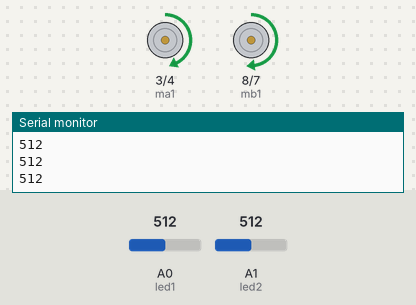
Bench run of a sketch on a simulated Arduino Uno, built with avr-gcc and run on an emulated ATmega328P. Shown: motor-driver pin pairs drawn as motors (green arrow = first pin HIGH = forward, orange = second pin HIGH = backward, longer = more drive, scaled by the enable pin), the last lines printed to the serial monitor. The test bench sets the inputs (shaded band); at power-on: A0 (led1) = 512, A1 (led2) = 512.

Above: at 1.2 s.
1.3 s: A0 (led1) set to 790
4.3 s: A0 (led1) set to 811
At 4.9 s:
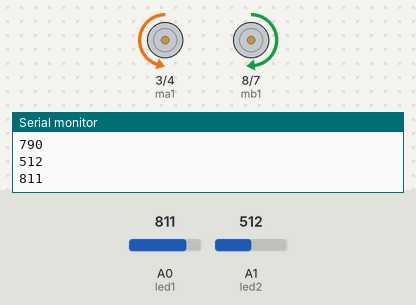
7.3 s: A0 (led1) set to 716
At 9.9 s:
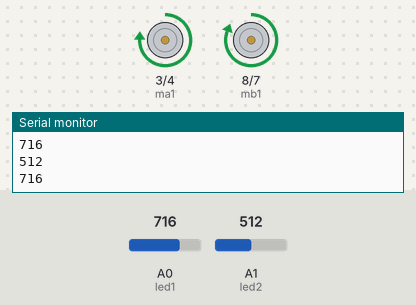
10.3 s: A0 (led1) set to 810
At 10.43 s:
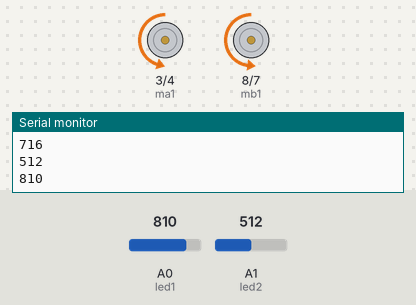
Timing chart, 0 to 14.3 s (numbered marks = the images above; inputs shaded):
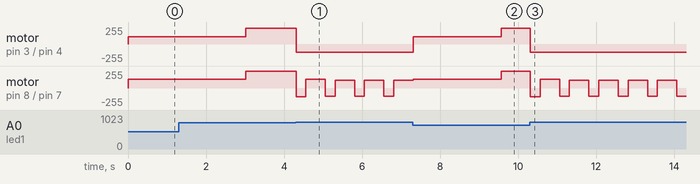

The sketch:

dfsmash.ino
```cpp
/*
3,4,5
 7,8,9
 */
int ma1 = 3;
int ma2 = 4;
int mapwm = 5;

int mb1 = 8;
int mb2 = 7;
int mbpwm = 9;

int led1 = A0;
int led2 = A1;

unsigned long time;
const int high = 255;
const int normal = 130;
int mspeed;

unsigned long tnow;


void setup() {
  // put your setup code here, to run once:
  pinMode(ma1, OUTPUT);
  pinMode(ma2, OUTPUT);
  pinMode(mapwm, OUTPUT);
  pinMode(mb1, OUTPUT);
  pinMode(mb2, OUTPUT);
  pinMode(mbpwm, OUTPUT);

  pinMode(led1, INPUT);
  pinMode(led2, INPUT);

  Serial.begin(9600);
  time = millis();
  mspeed = normal;
}

void loop() {
  tnow = millis();
  if (tnow - time > 6000)
  {
    mspeed = normal;
    time = tnow;
  }
  else if (tnow - time > 3000)
  {
    mspeed = high;
  }

  if (sensors(led1) || sensors(led2)) {
    turn();

  }
  else {
    forward();
  }

}


void forward() {
  //Serial.println("forward");
  digitalWrite(ma1, HIGH);
  digitalWrite(ma2, LOW);
  digitalWrite(mb1, HIGH);
  digitalWrite(mb2, LOW);
  analogWrite(mapwm, mspeed - 20);
  analogWrite(mbpwm, mspeed);
}

boolean sensors(int sensor) {

  int value = analogRead(sensor);
  Serial.println(value);
  if (value > 800) {
    return true;
  }
  else {
    return false;
  }
}

void reverse() {
  //Serial.println("forward");
  time = millis();
  mspeed = normal;

  digitalWrite(ma1, LOW);
  digitalWrite(ma2, HIGH);
  digitalWrite(mb1, LOW);
  digitalWrite(mb2, HIGH);
  analogWrite(mapwm, 120);
  analogWrite(mbpwm, 120);
}
void turn() {
  reverse();
  delay(250);
  //Serial.println("turning");
  digitalWrite(ma1, LOW);
  digitalWrite(ma2, HIGH);
  digitalWrite(mb1, HIGH);
  digitalWrite(mb2, LOW);
  analogWrite(mapwm, 120);
  analogWrite(mbpwm, 120);
  delay(500);
  forward();
}
```

Measured:
- the behaviour switches between 800 and 801 on A0 (led1) (found by bisection; images 0 and 1)
- after the input at 4.3 s, motor on pin 3 (ma1) / pin 4 (ma2): forward 235/255 → backward 120/255 at once
- after the input at 7.3 s, motor on pin 3 (ma1) / pin 4 (ma2): backward 120/255 → forward 110/255 at once, → forward 235/255 2.3 s later
- after the input at 10.3 s, motor on pin 3 (ma1) / pin 4 (ma2): forward 235/255 → backward 120/255 at once
